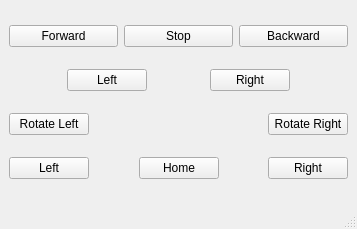
<?xml version="1.0" encoding="UTF-8"?>
<ui version="4.0">
 <class>MainWindow</class>
 <widget class="QMainWindow" name="MainWindow">
  <property name="geometry">
   <rect>
    <x>0</x>
    <y>0</y>
    <width>357</width>
    <height>229</height>
   </rect>
  </property>
  <property name="windowTitle">
   <string>MainWindow</string>
  </property>
  <widget class="QWidget" name="centralwidget">
   <layout class="QVBoxLayout" name="verticalLayout">
    <item>
     <layout class="QHBoxLayout" name="horizontalLayout_2">
      <item>
       <widget class="QPushButton" name="forwardButton">
        <property name="text">
         <string>Forward</string>
        </property>
       </widget>
      </item>
      <item>
       <widget class="QPushButton" name="stopButton">
        <property name="text">
         <string>Stop</string>
        </property>
       </widget>
      </item>
      <item>
       <widget class="QPushButton" name="backwardButton">
        <property name="text">
         <string>Backward</string>
        </property>
       </widget>
      </item>
     </layout>
    </item>
    <item>
     <layout class="QHBoxLayout" name="horizontalLayout_3">
      <item>
       <spacer name="horizontalSpacer_5">
        <property name="orientation">
         <enum>Qt::Horizontal</enum>
        </property>
        <property name="sizeHint" stdset="0">
         <size>
          <width>40</width>
          <height>20</height>
         </size>
        </property>
       </spacer>
      </item>
      <item>
       <widget class="QPushButton" name="leftButton">
        <property name="text">
         <string>Left</string>
        </property>
       </widget>
      </item>
      <item>
       <spacer name="horizontalSpacer_3">
        <property name="orientation">
         <enum>Qt::Horizontal</enum>
        </property>
        <property name="sizeHint" stdset="0">
         <size>
          <width>40</width>
          <height>20</height>
         </size>
        </property>
       </spacer>
      </item>
      <item>
       <widget class="QPushButton" name="rightButton">
        <property name="text">
         <string>Right</string>
        </property>
       </widget>
      </item>
      <item>
       <spacer name="horizontalSpacer_6">
        <property name="orientation">
         <enum>Qt::Horizontal</enum>
        </property>
        <property name="sizeHint" stdset="0">
         <size>
          <width>40</width>
          <height>20</height>
         </size>
        </property>
       </spacer>
      </item>
     </layout>
    </item>
    <item>
     <layout class="QHBoxLayout" name="horizontalLayout_4">
      <item>
       <widget class="QPushButton" name="rotateLeftButton">
        <property name="text">
         <string>Rotate Left</string>
        </property>
       </widget>
      </item>
      <item>
       <spacer name="horizontalSpacer_4">
        <property name="orientation">
         <enum>Qt::Horizontal</enum>
        </property>
        <property name="sizeHint" stdset="0">
         <size>
          <width>40</width>
          <height>20</height>
         </size>
        </property>
       </spacer>
      </item>
      <item>
       <widget class="QPushButton" name="rotateRightButton">
        <property name="text">
         <string>Rotate Right</string>
        </property>
       </widget>
      </item>
     </layout>
    </item>
    <item>
     <layout class="QHBoxLayout" name="horizontalLayout">
      <item>
       <widget class="QPushButton" name="sLeftButton">
        <property name="text">
         <string>Left</string>
        </property>
       </widget>
      </item>
      <item>
       <spacer name="horizontalSpacer">
        <property name="orientation">
         <enum>Qt::Horizontal</enum>
        </property>
        <property name="sizeHint" stdset="0">
         <size>
          <width>40</width>
          <height>20</height>
         </size>
        </property>
       </spacer>
      </item>
      <item>
       <widget class="QPushButton" name="homeButton">
        <property name="text">
         <string>Home</string>
        </property>
       </widget>
      </item>
      <item>
       <spacer name="horizontalSpacer_2">
        <property name="orientation">
         <enum>Qt::Horizontal</enum>
        </property>
        <property name="sizeHint" stdset="0">
         <size>
          <width>40</width>
          <height>20</height>
         </size>
        </property>
       </spacer>
      </item>
      <item>
       <widget class="QPushButton" name="sRightButton">
        <property name="text">
         <string>Right</string>
        </property>
       </widget>
      </item>
     </layout>
    </item>
   </layout>
  </widget>
  <widget class="QMenuBar" name="menubar">
   <property name="geometry">
    <rect>
     <x>0</x>
     <y>0</y>
     <width>357</width>
     <height>25</height>
    </rect>
   </property>
  </widget>
  <widget class="QStatusBar" name="statusbar"/>
 </widget>
 <resources/>
 <connections/>
</ui>
